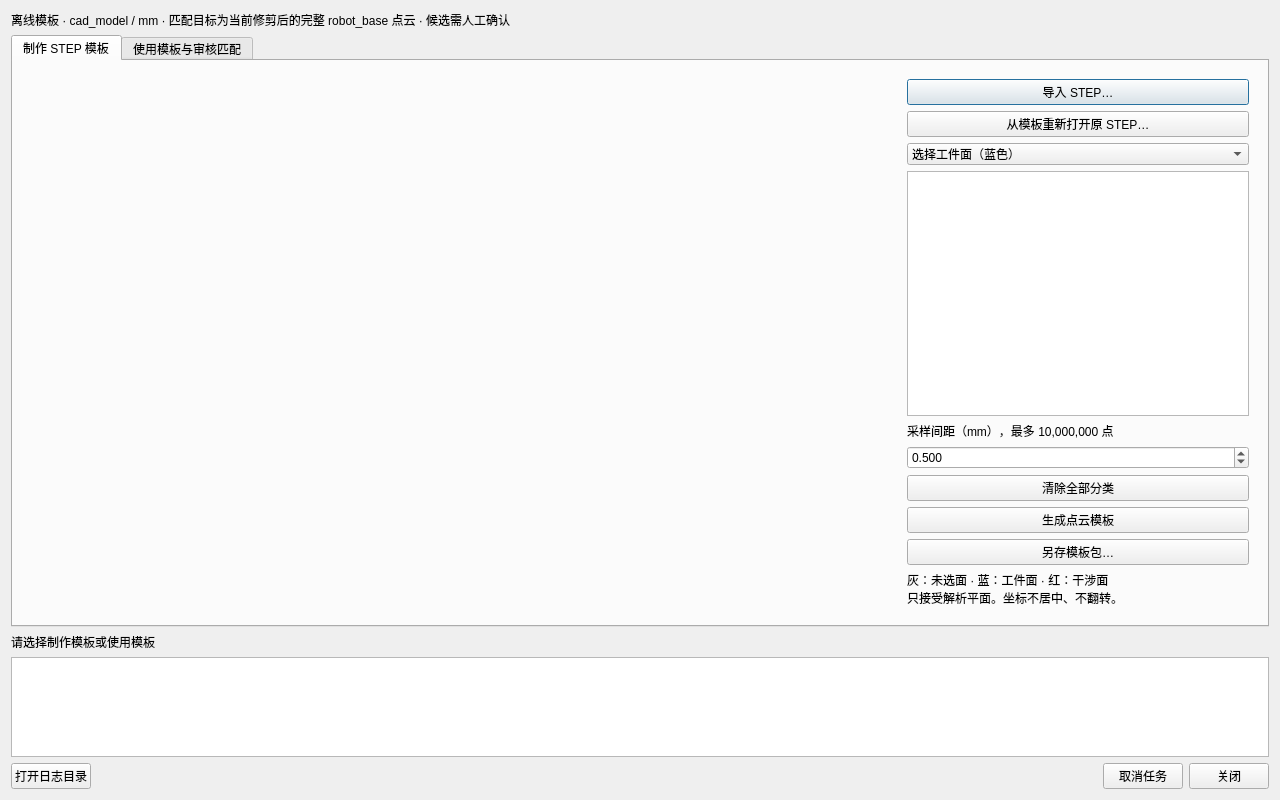
<?xml version="1.0" encoding="UTF-8"?>
<ui version="4.0">
 <class>StepTemplateDialogV1</class>
 <widget class="QDialog" name="StepTemplateDialogV1">
  <property name="windowTitle"><string>STEP 模板制作与自动匹配</string></property>
  <property name="minimumSize"><size><width>1024</width><height>640</height></size></property>
  <property name="geometry"><rect><x>0</x><y>0</y><width>1280</width><height>800</height></rect></property>
  <layout class="QVBoxLayout" name="mainLayout">
   <item><widget class="QLabel" name="notice"><property name="text"><string>离线模板 · cad_model / mm · 匹配目标为当前修剪后的完整 robot_base 点云 · 候选需人工确认</string></property><property name="wordWrap"><bool>true</bool></property></widget></item>
   <item><widget class="QTabWidget" name="modes">
    <widget class="QWidget" name="cadPage"><attribute name="title"><string>制作 STEP 模板</string></attribute>
     <layout class="QHBoxLayout" name="cadLayout">
      <item><widget class="QWidget" name="cadHost"><layout class="QVBoxLayout" name="cadCanvasLayout"/></widget></item>
      <item><widget class="QWidget" name="cadControls"><property name="maximumSize"><size><width>360</width><height>16777215</height></size></property><layout class="QVBoxLayout" name="cadControlsLayout">
       <item><widget class="QPushButton" name="importStep"><property name="text"><string>导入 STEP…</string></property></widget></item>
       <item><widget class="QPushButton" name="reopenStep"><property name="text"><string>从模板重新打开原 STEP…</string></property></widget></item>
       <item><widget class="QComboBox" name="faceRole"><item><property name="text"><string>选择工件面（蓝色）</string></property></item><item><property name="text"><string>选择干涉面（红色）</string></property></item><item><property name="text"><string>清除点击面的分类</string></property></item></widget></item>
       <item><widget class="QListWidget" name="faces"/></item>
       <item><widget class="QLabel" name="spacingLabel"><property name="text"><string>采样间距（mm），最多 10,000,000 点</string></property></widget></item>
       <item><widget class="QDoubleSpinBox" name="spacing"><property name="decimals"><number>3</number></property><property name="minimum"><double>0.001</double></property><property name="maximum"><double>1000</double></property><property name="value"><double>0.5</double></property></widget></item>
       <item><widget class="QPushButton" name="clearFaces"><property name="text"><string>清除全部分类</string></property></widget></item>
       <item><widget class="QPushButton" name="generateTemplate"><property name="text"><string>生成点云模板</string></property></widget></item>
       <item><widget class="QPushButton" name="saveTemplate"><property name="text"><string>另存模板包…</string></property></widget></item>
       <item><widget class="QLabel" name="cadLegend"><property name="text"><string>灰：未选面 · 蓝：工件面 · 红：干涉面
只接受解析平面。坐标不居中、不翻转。</string></property><property name="wordWrap"><bool>true</bool></property></widget></item>
      </layout></widget></item>
     </layout>
    </widget>
    <widget class="QWidget" name="matchPage"><attribute name="title"><string>使用模板与审核匹配</string></attribute>
     <layout class="QHBoxLayout" name="matchLayout">
      <item><widget class="QWidget" name="matchHost"><layout class="QVBoxLayout" name="matchCanvasLayout"/></widget></item>
      <item><widget class="QScrollArea" name="matchScroll"><property name="maximumSize"><size><width>380</width><height>16777215</height></size></property><property name="widgetResizable"><bool>true</bool></property><widget class="QWidget" name="matchControls"><layout class="QVBoxLayout" name="matchControlsLayout">
       <item><widget class="QPushButton" name="loadTemplate"><property name="text"><string>读取模板 JSON…</string></property></widget></item>
       <item><widget class="QPushButton" name="loadTemplateDirectory"><property name="text"><string>读取模板 / 几何结果目录…</string></property></widget></item>
       <item><widget class="QLabel" name="templateInfo"><property name="text"><string>尚未读取或生成模板</string></property><property name="wordWrap"><bool>true</bool></property></widget></item>
       <item><layout class="QFormLayout" name="parametersLayout">
        <item row="0" column="0"><widget class="QLabel" name="distanceLabel"><property name="text"><string>对应距离 mm</string></property></widget></item>
        <item row="0" column="1"><widget class="QDoubleSpinBox" name="distance"><property name="minimum"><double>0.01</double></property><property name="maximum"><double>1000</double></property><property name="value"><double>2</double></property></widget></item>
        <item row="1" column="0"><widget class="QLabel" name="coverageLabel"><property name="text"><string>最小覆盖 %</string></property></widget></item>
        <item row="1" column="1"><widget class="QDoubleSpinBox" name="coverage"><property name="minimum"><double>1</double></property><property name="maximum"><double>100</double></property><property name="value"><double>30</double></property></widget></item>
        <item row="2" column="0"><widget class="QLabel" name="matchesLabel"><property name="text"><string>最少有效点</string></property></widget></item>
        <item row="2" column="1"><widget class="QSpinBox" name="matches"><property name="minimum"><number>100</number></property><property name="maximum"><number>10000000</number></property><property name="value"><number>100</number></property></widget></item>
        <item row="3" column="0"><widget class="QLabel" name="hypothesesLabel"><property name="text"><string>粗假设上限</string></property></widget></item>
        <item row="3" column="1"><widget class="QSpinBox" name="hypotheses"><property name="minimum"><number>1</number></property><property name="maximum"><number>4096</number></property><property name="value"><number>4096</number></property></widget></item>
        <item row="4" column="0"><widget class="QLabel" name="refineLabel"><property name="text"><string>精化候选数</string></property></widget></item>
        <item row="4" column="1"><widget class="QSpinBox" name="refinements"><property name="minimum"><number>1</number></property><property name="maximum"><number>16</number></property><property name="value"><number>16</number></property></widget></item>
       </layout></item>
       <item><widget class="QPushButton" name="startMatch"><property name="text"><string>全自动匹配当前修剪结果</string></property></widget></item>
       <item><widget class="QListWidget" name="candidates"><property name="minimumSize"><size><width>0</width><height>170</height></size></property></widget></item>
       <item><widget class="QPushButton" name="confirmCandidate"><property name="text"><string>人工确认当前候选</string></property></widget></item>
       <item><widget class="QPushButton" name="saveMatch"><property name="text"><string>另存匹配结果…</string></property></widget></item>
       <item><widget class="QLabel" name="matchLegend"><property name="text"><string>灰：实测点 · 蓝：模板工件面 · 红：模板干涉面
干涉面不参与评分。对称结构可能出现多解；需人工检查。</string></property><property name="wordWrap"><bool>true</bool></property></widget></item>
      </layout></widget></widget></item>
     </layout>
    </widget>
   </widget></item>
   <item><widget class="QLabel" name="status"><property name="text"><string>请选择制作模板或使用模板</string></property><property name="wordWrap"><bool>true</bool></property></widget></item>
   <item><widget class="QPlainTextEdit" name="events"><property name="maximumSize"><size><width>16777215</width><height>100</height></size></property><property name="readOnly"><bool>true</bool></property></widget></item>
   <item><layout class="QHBoxLayout" name="footerLayout"><item><widget class="QPushButton" name="openLogs"><property name="text"><string>打开日志目录</string></property></widget></item><item><spacer name="footerSpacer"><property name="orientation"><enum>Qt::Horizontal</enum></property><property name="sizeHint" stdset="0"><size><width>40</width><height>20</height></size></property></spacer></item><item><widget class="QPushButton" name="cancelTask"><property name="text"><string>取消任务</string></property></widget></item><item><widget class="QPushButton" name="closeDialog"><property name="text"><string>关闭</string></property></widget></item></layout></item>
  </layout>
 </widget>
 <resources/>
 <connections/>
</ui>
